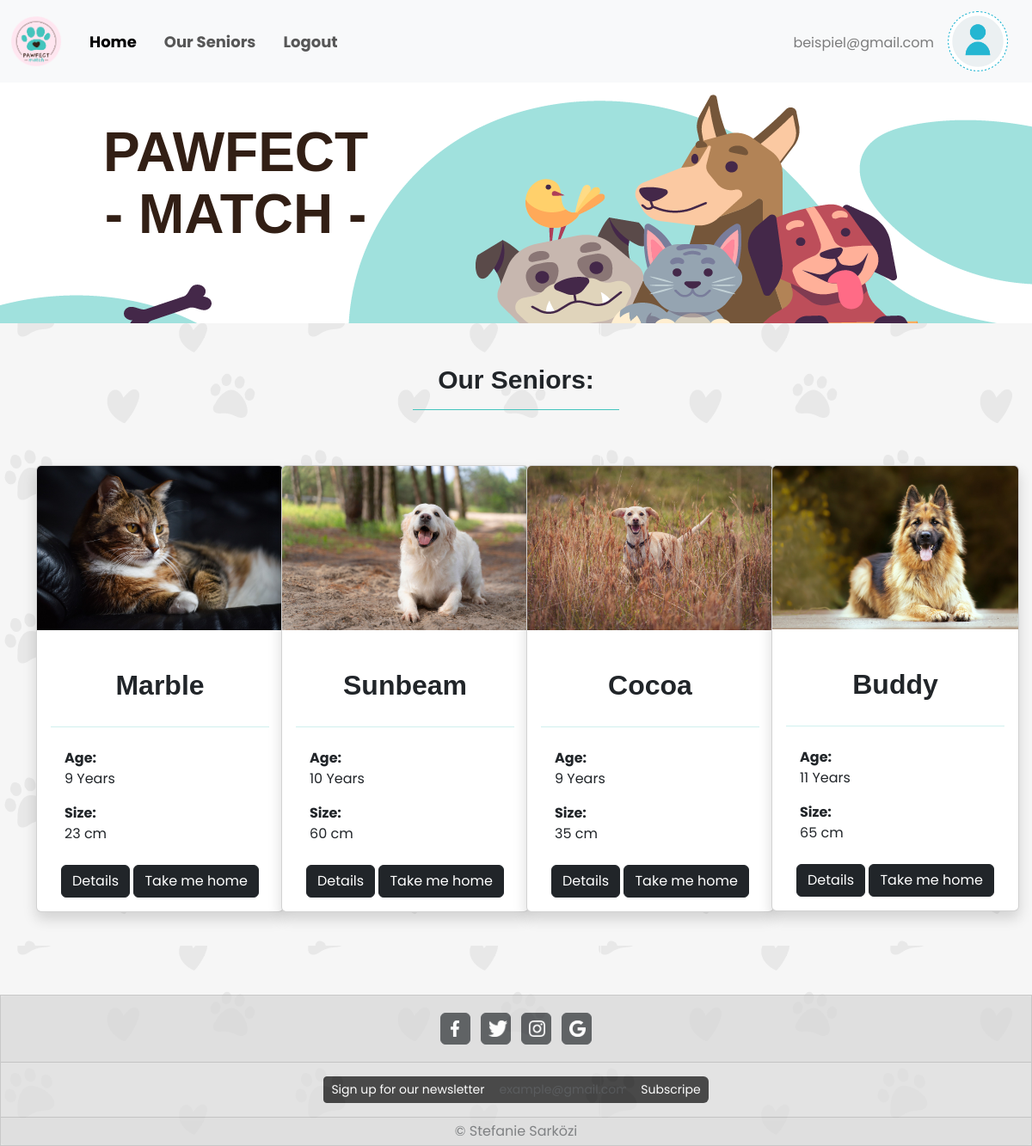
Screenshot of /php/senior.php (signed in) with the database file from the repository.
### tables this page shows
CREATE TABLE `users` (
  `id` int(11) NOT NULL,
  `first_name` varchar(40) NOT NULL,
  `last_name` varchar(40) NOT NULL,
  `password` varchar(255) NOT NULL,
  `address` varchar(80) NOT NULL,
  `phone` int(15) NOT NULL,
  `email` varchar(50) NOT NULL,
  `picture` varchar(100) DEFAULT NULL,
  `status` varchar(4) NOT NULL DEFAULT 'user'
);

CREATE TABLE `animals` (
  `id` int(11) NOT NULL,
  `name` varchar(30) NOT NULL,
  `picture` varchar(100) DEFAULT NULL,
  `address` varchar(60) NOT NULL,
  `description` varchar(10000) NOT NULL,
  `size` varchar(20) NOT NULL,
  `age` varchar(30) NOT NULL,
  `vaccinated` varchar(3) NOT NULL,
  `breed` varchar(30) NOT NULL,
  `status` tinyint(1) NOT NULL
);

### php/senior.php (the view, shortened to what this page needs)
<?php
    require_once "db_connect.php";
    $sql = "SELECT * FROM users WHERE id = {$_SESSION["user"]}";
    $result = mysqli_query($connect, $sql);
    $row = mysqli_fetch_assoc($result);
    $sqlAnimals = "SELECT * FROM animals";
    $resultAnimals = mysqli_query($connect, $sqlAnimals);
    $layout = "";
    if(mysqli_num_rows($resultAnimals) > 0){
        while($rowAnimal = mysqli_fetch_assoc($resultAnimals)){
            if($rowAnimal["age"] > 8){
            $layout .= "<div>
            <div class='card gap-3 mt-5 mb-5 shadow' style='width: 18rem;'>
                <img src='../images/{$rowAnimal["picture"]}' class='card-img-top' alt='...' style='width: 100%;'>
                <div class='card-body'>
                <h3 class='card-title text-center d-flex align-items-center justify-content-center' style='height: 8vh;' >{$rowAnimal["name"]}</h3>
                <hr class='TitleHR'>
                <p class='card-text ps-3 mt-4'><b>Age:</b> <br> {$rowAnimal["age"]} Years</p>
                <p class='card-text mb-4 ps-3'><b>Size:</b><br> {$rowAnimal["size"]} cm</p>
                <div class='buttons text-center'>
                    <a href='details.php?x={$rowAnimal["id"]}' class='btn btn-dark'>Details</a>
                    <a href='adopt.php?x={$rowAnimal["id"]}' class='btn btn-dark'>Take me home</a>
                </div>
                </div>
                </div>
        </div>";
        }}
    }else {
        $layout.= "No results found!";
    }
?>
<!DOCTYPE html>
<html lang ="en">
<head>
    <link href ="https://cdn.jsdelivr.net/npm/bootstrap@5.3.0/dist/css/bootstrap.min.css"  rel= "stylesheet">
</head>
<body>
<nav class="navbar navbar-expand-lg bg-body-tertiary" >
        <div class="container-fluid">
            <a class="navbar-brand" href="home.php">
                <img src="../images/logo.png" alt="logo" style="width: 5vw;">
            </a>
            <ul class="navbar-nav me-auto mb-2 mb-lg-0 navText" >
                <li class="nav-item ms-2 me-3">
                    <a class="nav-link active" aria-current="page" href="home.php">Home</a>
                </li>
                <li class="nav-item  me-3">
                    <a class="nav-link" href="senior.php">Our Seniors</a>
                </li>
                <li class="nav-item">
                    <a class="nav-link" href="logout.php?logout">Logout</a >
                </li>
            </ul>
            <a class="navbar-brand" href="update.php?id=<?=$row["id"]?>">
              <span class="text-black-50 fs-6"><?= $row["email"] ?></span>
            </a>
            <a class="navbar-brand" href="update.php?id=<?=$row["id"]?>">
                <img src="../images/<?= $row["picture"] ?>" class="object-fit-contain" alt="user pic" width="70" height="70">
            </a>
        </div>
    </nav>
    <div class="headerImage mb-5">
        <p id="hero">PAWFECT <br> - MATCH -</p>
    </div>
    <div class="text-center mt-5" >
        <h2 id="welcome">Our Seniors:</h2>
        <hr class="MLLine" style="width:20vw;">
    </div>
    <div class="container">
        <div class="row row-cols-lg-4 row-cols-md-3 row-cols-sm-2 row-cols-xs-1">
            <?= $layout ?>
        </div>
    </div>
    <footer class="mt-5">
        <div class="card text-center" id="foBg">
            <div class="card-header p-3">
                <a class="btn btn-dark p-1 m-1" style="width: 3%;" href="#" role="button"><img src="../images/Facebook.png" width="40%" class="m-1"></a>
                <a class="btn btn-dark p-1 m-1" style="width: 3%;" href="#" role="button"><img src="../images/twitter.png" width="90%" class="m-1"></a>
                <a class="btn btn-dark p-1 m-1" style="width: 3%;" href="#" role="button"><img src="../images/instagram.png" width="75%"  class="m-1"></a>
                <a class="btn btn-dark p-1 m-1" style="width: 3%;" href="#" role="button"><img src="../images/google.png" width="75%"  class="m-1"></a>
            </div>
            <span class="card-body input-group input-group-sm  mx-auto p-3" style="width: 40%;" >
                <span class="input-group-text bg-black border-black text-white">Sign up for our newsletter</span>
                <input type="text" name="email" autocomplete="email" class="form-control bg-black border-black" placeholder="example@gmail.com">
                <button class=" btn rounded-end bg-black text-white" type="button" id="button-addon1"> Subscripe</button>
            </span>
            <div class="card-footer text-body-secondary p-1">
                &copy; Stefanie Sarközi
            </div>
        </div>
    </footer>
</body>
</html>

### css/home.css (style rules this page uses)
* { font-family: 'Poppins', sans-serif; }
body { min-height: 100vh; background-image:url(../images/bg.png); background-size:auto; }
.navbar { font-size: 1.5vw; }
.navText { font-weight: 700; font-style: normal; }
.headerImage { background-image: url("../images/heroZeichenfläche\ 1.png"); width: 100%; height: 35vh; background-size: auto; background-repeat: no-repeat; position: relative; display: flex; }
#hero { font-family: "marvin-round", sans-serif; font-weight: 600; font-style: normal; color: #321f15; font-size: 400%; position: relative; left: 10%; top: 16%; text-align: center; line-height: 4.5rem; }
#welcome { font-family: "marvin-round", sans-serif; font-weight: 600; font-style: normal; font-size: 2.5vw; }
.card-title { align-items: center; font-family: "snicker", sans-serif; font-weight: 700; font-style: normal; font-size: 2rem; }
.TitleHR { color: #44c4bd; }
#foBg { background-color: gainsboro; opacity: 70%; border-radius: 0%; width: 100%; }
.MLLine { margin-left: 40%; color: #44c4bd; opacity: 100%; }

### rows the page displays
users: email "beispiel@gmail.com", picture (placeholder picture)
animals: picture (picture), name "Marble", age "9", size "23"
animals: picture (picture), name "Sunbeam", age "10", size "60"
animals: picture (picture), name "Cocoa", age "9", size "35"
animals: picture (picture), name "Buddy", age "11", size "65"
